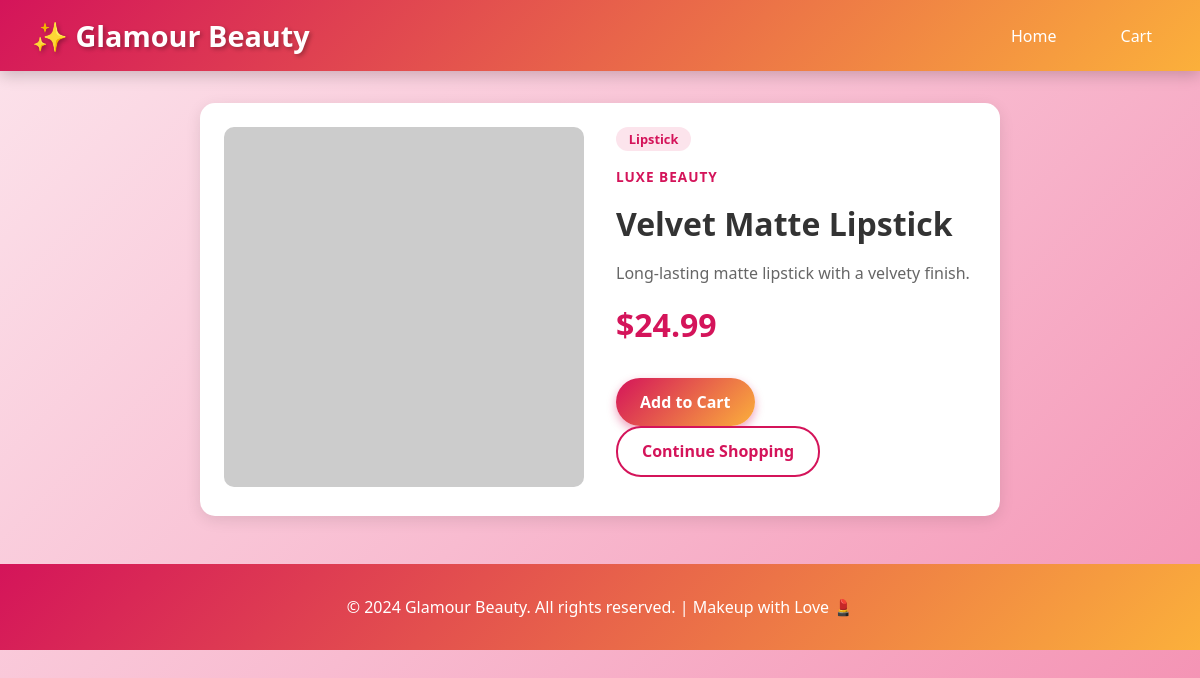
Page /product/1 on the committed database.
### tables this page shows
CREATE TABLE products (
            id INTEGER PRIMARY KEY AUTOINCREMENT,
            name TEXT NOT NULL,
            brand TEXT NOT NULL,
            category TEXT NOT NULL,
            price REAL NOT NULL,
            image_url TEXT,
            description TEXT
        );

### simple_python_site/app.py (the view)
@app.route('/product/<int:product_id>')
def product_detail(product_id):
    conn = get_db()
    product = conn.execute('SELECT * FROM products WHERE id = ?', (product_id,)).fetchone()
    conn.close()
    if product is None:
        return redirect(url_for('index'))
    cart = session.get('cart', {})
    cart_count = sum(cart.values())
    return render_template('product.html', product=product, cart_count=cart_count)

### simple_python_site/app.py (called while the page is built)
def get_db():
    conn = sqlite3.connect(DB_PATH)
    conn.row_factory = sqlite3.Row
    return conn

### simple_python_site/templates/product.html (shortened to what this page needs)
{% extends "base.html" %}
{% block content %}
<div class="card" style="max-width: 800px; margin: 2rem auto;">
    <div style="display: flex; flex-wrap: wrap; gap: 2rem;">
        <div style="flex: 1; min-width: 250px;">
            <img src="{{ product.image_url }}" alt="{{ product.name }}" style="width: 100%; border-radius: 10px;">
        </div>
        <div style="flex: 1; min-width: 250px;">
            <div class="product-category">{{ product.category }}</div>
            <div class="product-brand" style="margin-top: 1rem;">{{ product.brand }}</div>
            <h1 style="font-size: 2rem; margin: 1rem 0; color: #333;">{{ product.name }}</h1>
            <p style="color: #666; line-height: 1.6; margin: 1rem 0;">{{ product.description }}</p>
            <div class="product-price" style="font-size: 2rem;">${{ "%.2f"|format(product.price) }}</div>
            <div style="margin-top: 2rem;">
                <a href="{{ url_for('add_to_cart', product_id=product.id) }}" class="btn btn-primary" style="margin-right: 1rem;">Add to Cart</a>
                <a href="{{ url_for('index') }}" class="btn btn-secondary">Continue Shopping</a>
            </div>
        </div>
    </div>
</div>
{% endblock %}

### simple_python_site/templates/base.html (style rules this page uses)
* { margin: 0; padding: 0; box-sizing: border-box; }
body { font-family: 'Segoe UI', Tahoma, Geneva, Verdana, sans-serif; background: linear-gradient(135deg, #fce4ec 0%, #f8bbd0 50%, #f48fb1 100%); min-height: 100vh; }
.btn { display: inline-block; padding: 0.8rem 1.5rem; border: none; border-radius: 25px; font-size: 1rem; font-weight: bold; cursor: pointer; text-decoration: none; transition: all 0.3s; }
.btn-primary { background: linear-gradient(135deg, #d4145a, #fbb03b); color: white; box-shadow: 0 4px 10px rgba(212, 20, 90, 0.4); }
.btn-secondary { background: white; color: #d4145a; border: 2px solid #d4145a; }
.card { background: white; border-radius: 15px; padding: 1.5rem; box-shadow: 0 4px 15px rgba(0,0,0,0.1); transition: all 0.3s; }
.product-brand { font-size: 0.85rem; color: #d4145a; font-weight: 600; text-transform: uppercase; letter-spacing: 1px; }
.product-price { font-size: 1.3rem; font-weight: bold; color: #d4145a; margin: 0.5rem 0; }
.product-category { display: inline-block; padding: 0.2rem 0.8rem; background: #fce4ec; color: #d4145a; border-radius: 15px; font-size: 0.8rem; font-weight: 600; }

### rows in the picture
products: category "Lipstick", brand "LUXE BEAUTY", name "Velvet Matte Lipstick", description "Long-lasting matte lipstick with a velvety finish.", price "24.99"
